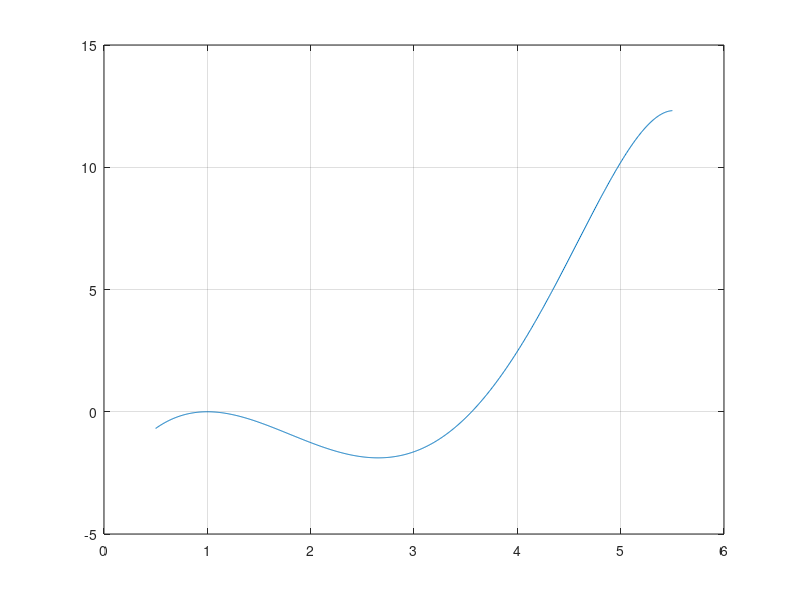

MATLAB code to generate this figure: (Note: this script raises an error after producing the figure.)
%Bisection method
%2.1
close all 
clear all
clc

f= @(x) x.^3-(2 + exp(1))*x.^2 + (2*exp(1) + 1)*x + (1 - exp(1)) - cosh(x - 1);

a=0.5;
b=5.5;

x_plot=linspace(a,b,1000);
plot(x_plot,f(x_plot));
grid on
pause

% from the plot two different roots can be identified. The bisection method, 
% nevertheless, can be applied only to the root on the right: the one
% belonging to the interval [3,5]. Actually, in the other case, there isn't
% any interval such that the first derivative has constant sign and the
% root belongs to this interval. Therefore the Bolzano theorem hypothesis
% are not respected in this case.

a=3;
b=5;
tol=1.e-3;
[x, x_iter]=bisection(f,a,b,tol);%beware, this computes the number of iterations using Nmax as a limit
x

% plot the iterations on the function

x_plot=linspace(a,b,1000);
figure
plot(x_plot,f(x_plot));
title("Iterations required to reach the tollerance:", length(x_iter))
grid on
hold on
disp('Press any key...');
for i=1:length(x_iter)
plot(x_iter(i),f(x_iter(i)),'r*')
pause
end

%approximate the roots
[x,x_iter,n] = bisection_FV(f,a,b,tol);








%2.2 Newton
close all 
clear all
clc

g= @(x) sin(x).*(1-x).^2;
dg=@(x) cos(x).*(1-x).^2-2*sin(x).*(1-x);
a=-0.5;
b=1.5;

x_plot=linspace(a,b,1000);
plot(x_plot,g(x_plot));
grid on
pause

%initial guess
x0=0.3;
tol=1.e-6;
Nmax=100;



[x1,x1_iter]=newton(g,dg,x0,tol,Nmax);
err1=abs(x1_iter-0)
x1

% estimate of the convergence order
p=log(err1(3:end)./err1(2:end-1))./log(err1(2:end-1)./err1(1:end-2));
figure;
plot(p);
title('convergence order, root x1=0');
% Simple zero => p = 2
% Multiple zero => p = 1=> Modified newton

%[x,x_iter] = modified_newton(g,dg,x0,tol,Nmax,m)

% Errors behaviour
figure;
semilogy(err1);
hold on
%semilogy(err2,'g');
%legend('x1=0','x2=1');
%title('Errors');

